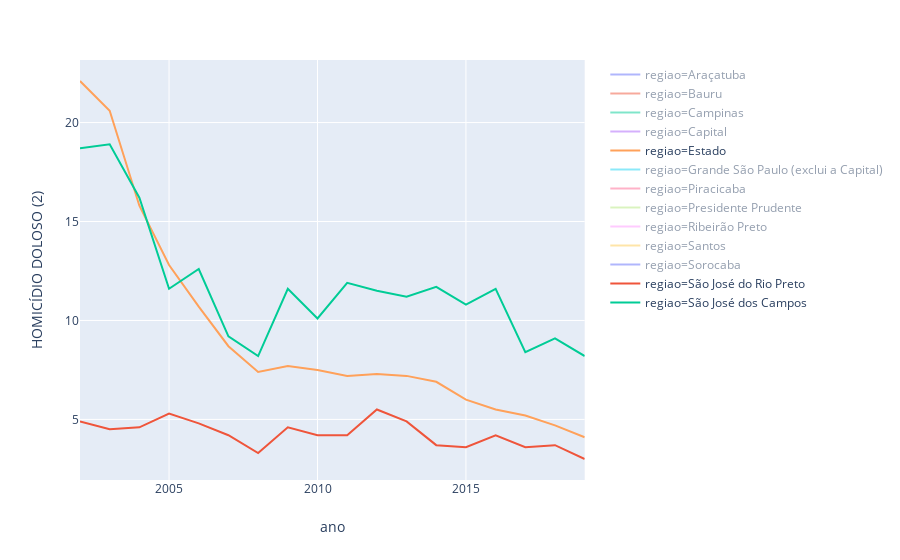

Source (notebook cell):
### Code cell
var = "HOMICÍDIO DOLOSO (2)"

fig = px.line(df_plot, x="ano", y=var, color=var_dissolve, )
fig.show()

### Figure 1 — Plotly figure (JSON) as saved in the notebook; plotly's stock layout.template omitted (floating-point values rounded to 4 significant figures)
{"data": [{"hoverlabel": {"namelength": 0}, "hovertemplate": "regiao=Araçatuba<br>ano=%{x}<br>HOMICÍDIO DOLOSO (2)=%{y}", "legendgroup": "regiao=Araçatuba", "line": {"color": "#636efa", "dash": "solid"}, "mode": "lines", "name": "regiao=Araçatuba", "showlegend": true, "type": "scatter", "visible": "legendonly", "x": [2002, 2003, 2004, 2005, 2006, 2007, 2008, 2009, 2010, 2011, 2012, 2013, 2014, 2015, 2016, 2017, 2018, 2019], "xaxis": "x", "y": [9.5, 9.7, 9.3, 13.7, 9.7, 6.4, 5.8, 5.1, 7.7, 6.8, 5.1, 5.2, 6.4, 5.5, 7.7, 5.9, 5.3, 4.4], "yaxis": "y"}, {"hoverlabel": {"namelength": 0}, "hovertemplate": "regiao=Bauru<br>ano=%{x}<br>HOMICÍDIO DOLOSO (2)=%{y}", "legendgroup": "regiao=Bauru", "line": {"color": "#EF553B", "dash": "solid"}, "mode": "lines", "name": "regiao=Bauru", "showlegend": true, "type": "scatter", "visible": "legendonly", "x": [2002, 2003, 2004, 2005, 2006, 2007, 2008, 2009, 2010, 2011, 2012, 2013, 2014, 2015, 2016, 2017, 2018, 2019], "xaxis": "x", "y": [6.1, 6.3, 6.2, 7.1, 4.1, 3.7, 4.5, 3.4, 6, 4.7, 5, 4, 5.6, 3.6, 5, 3.9, 3.5, 3.2], "yaxis": "y"}, {"hoverlabel": {"namelength": 0}, "hovertemplate": "regiao=Campinas<br>ano=%{x}<br>HOMICÍDIO DOLOSO (2)=%{y}", "legendgroup": "regiao=Campinas", "line": {"color": "#00cc96", "dash": "solid"}, "mode": "lines", "name": "regiao=Campinas", "showlegend": true, "type": "scatter", "visible": "legendonly", "x": [2002, 2003, 2004, 2005, 2006, 2007, 2008, 2009, 2010, 2011, 2012, 2013, 2014, 2015, 2016, 2017, 2018, 2019], "xaxis": "x", "y": [17.3, 18.2, 13.9, 10.6, 8.2, 8, 6.2, 7.5, 6.9, 5.3, 6.4, 5.9, 5.9, 4.9, 4.3, 4.4, 4.4, 4.6], "yaxis": "y"}, {"hoverlabel": {"namelength": 0}, "hovertemplate": "regiao=Capital<br>ano=%{x}<br>HOMICÍDIO DOLOSO (2)=%{y}", "legendgroup": "regiao=Capital", "line": {"color": "#ab63fa", "dash": "solid"}, "mode": "lines", "name": "regiao=Capital", "showlegend": true, "type": "scatter", "visible": "legendonly", "x": [2002, 2003, 2004, 2005, 2006, 2007, 2008, 2009, 2010, 2011, 2012, 2013, 2014, 2015, 2016, 2017, 2018, 2019], "xaxis": "x", "y": [29.5, 28, 21.6, 16.2, 13, 9.3, 7.7, 7.2, 7.3, 5.9, 6.8, 6.6, 6.1, 5.7, 4.7, 3.8, 3.7, 3.4], "yaxis": "y"}, {"hoverlabel": {"namelength": 0}, "hovertemplate": "regiao=Estado<br>ano=%{x}<br>HOMICÍDIO DOLOSO (2)=%{y}", "legendgroup": "regiao=Estado", "line": {"color": "#FFA15A", "dash": "solid"}, "mode": "lines", "name": "regiao=Estado", "showlegend": true, "type": "scatter", "visible": true, "x": [2002, 2003, 2004, 2005, 2006, 2007, 2008, 2009, 2010, 2011, 2012, 2013, 2014, 2015, 2016, 2017, 2018, 2019], "xaxis": "x", "y": [22.1, 20.6, 15.8, 12.8, 10.7, 8.7, 7.4, 7.7, 7.5, 7.2, 7.3, 7.2, 6.9, 6.0, 5.5, 5.2, 4.7, 4.1], "yaxis": "y"}, {"hoverlabel": {"namelength": 0}, "hovertemplate": "regiao=Grande São Paulo (exclui a Capital)<br>ano=%{x}<br>HOMICÍDIO DOLOSO (2)=%{y}", "legendgroup": "regiao=Grande São Paulo (exclui a Capital)", "line": {"color": "#19d3f3", "dash": "solid"}, "mode": "lines", "name": "regiao=Grande São Paulo (exclui a Capital)", "showlegend": true, "type": "scatter", "visible": "legendonly", "x": [2002, 2003, 2004, 2005, 2006, 2007, 2008, 2009, 2010, 2011, 2012, 2013, 2014, 2015, 2016, 2017, 2018, 2019], "xaxis": "x", "y": [31.3, 28.1, 18.9, 16.4, 14.2, 12.2, 11.3, 9.8, 8.9, 8.7, 8.7, 8.5, 8.6, 7.1, 5.7, 6.6, 4.9, 4.4], "yaxis": "y"}, {"hoverlabel": {"namelength": 0}, "hovertemplate": "regiao=Piracicaba<br>ano=%{x}<br>HOMICÍDIO DOLOSO (2)=%{y}", "legendgroup": "regiao=Piracicaba", "line": {"color": "#FF6692", "dash": "solid"}, "mode": "lines", "name": "regiao=Piracicaba", "showlegend": true, "type": "scatter", "visible": "legendonly", "x": [2002, 2003, 2004, 2005, 2006, 2007, 2008, 2009, 2010, 2011, 2012, 2013, 2014, 2015, 2016, 2017, 2018, 2019], "xaxis": "x", "y": [14.6, 12.6, 14.3, 9.9, 7.9, 6.5, 5.3, 5.8, 6.1, 8.2, 6.7, 8.7, 7.1, 5.9, 5.7, 5.3, 4.6, 3.6], "yaxis": "y"}, {"hoverlabel": {"namelength": 0}, "hovertemplate": "regiao=Presidente Prudente<br>ano=%{x}<br>HOMICÍDIO DOLOSO (2)=%{y}", "legendgroup": "regiao=Presidente Prudente", "line": {"color": "#B6E880", "dash": "solid"}, "mode": "lines", "name": "regiao=Presidente Prudente", "showlegend": true, "type": "scatter", "visible": "legendonly", "x": [2002, 2003, 2004, 2005, 2006, 2007, 2008, 2009, 2010, 2011, 2012, 2013, 2014, 2015, 2016, 2017, 2018, 2019], "xaxis": "x", "y": [5, 6.9, 6.8, 6.8, 4.9, 5.9, 4.5, 4.6, 6.4, 6.1, 5.8, 4.6, 4.3, 4.7, 3.6, 4.1, 4.1, 3], "yaxis": "y"}, {"hoverlabel": {"namelength": 0}, "hovertemplate": "regiao=Ribeirão Preto<br>ano=%{x}<br>HOMICÍDIO DOLOSO (2)=%{y}", "legendgroup": "regiao=Ribeirão Preto", "line": {"color": "#FF97FF", "dash": "solid"}, "mode": "lines", "name": "regiao=Ribeirão Preto", "showlegend": true, "type": "scatter", "visible": "legendonly", "x": [2002, 2003, 2004, 2005, 2006, 2007, 2008, 2009, 2010, 2011, 2012, 2013, 2014, 2015, 2016, 2017, 2018, 2019], "xaxis": "x", "y": [11.3, 9.7, 7.5, 7.9, 6.3, 5.5, 4.3, 6.1, 5.9, 4.9, 6.6, 6.1, 5.4, 5.7, 5.6, 5.3, 4.6, 4.2], "yaxis": "y"}, {"hoverlabel": {"namelength": 0}, "hovertemplate": "regiao=Santos<br>ano=%{x}<br>HOMICÍDIO DOLOSO (2)=%{y}", "legendgroup": "regiao=Santos", "line": {"color": "#FECB52", "dash": "solid"}, "mode": "lines", "name": "regiao=Santos", "showlegend": true, "type": "scatter", "visible": "legendonly", "x": [2002, 2003, 2004, 2005, 2006, 2007, 2008, 2009, 2010, 2011, 2012, 2013, 2014, 2015, 2016, 2017, 2018, 2019], "xaxis": "x", "y": [39.7, 29.8, 18.5, 13.7, 13.3, 9.8, 9.8, 13.9, 11.9, 13.0, 11.0, 9.9, 9.4, 8.5, 7, 7, 6.9, 5.4], "yaxis": "y"}, {"hoverlabel": {"namelength": 0}, "hovertemplate": "regiao=Sorocaba<br>ano=%{x}<br>HOMICÍDIO DOLOSO (2)=%{y}", "legendgroup": "regiao=Sorocaba", "line": {"color": "#636efa", "dash": "solid"}, "mode": "lines", "name": "regiao=Sorocaba", "showlegend": true, "type": "scatter", "visible": "legendonly", "x": [2002, 2003, 2004, 2005, 2006, 2007, 2008, 2009, 2010, 2011, 2012, 2013, 2014, 2015, 2016, 2017, 2018, 2019], "xaxis": "x", "y": [10.1, 12, 10.3, 10.1, 9.2, 6.9, 6.3, 7, 5.7, 6.3, 6.4, 5.7, 5.6, 5.0, 4.4, 4.9, 3.5, 3.3], "yaxis": "y"}, {"hoverlabel": {"namelength": 0}, "hovertemplate": "regiao=São José do Rio Preto<br>ano=%{x}<br>HOMICÍDIO DOLOSO (2)=%{y}", "legendgroup": "regiao=São José do Rio Preto", "line": {"color": "#EF553B", "dash": "solid"}, "mode": "lines", "name": "regiao=São José do Rio Preto", "showlegend": true, "type": "scatter", "visible": true, "x": [2002, 2003, 2004, 2005, 2006, 2007, 2008, 2009, 2010, 2011, 2012, 2013, 2014, 2015, 2016, 2017, 2018, 2019], "xaxis": "x", "y": [4.9, 4.5, 4.6, 5.3, 4.8, 4.2, 3.3, 4.6, 4.2, 4.2, 5.5, 4.9, 3.7, 3.6, 4.2, 3.6, 3.7, 3], "yaxis": "y"}, {"hoverlabel": {"namelength": 0}, "hovertemplate": "regiao=São José dos Campos<br>ano=%{x}<br>HOMICÍDIO DOLOSO (2)=%{y}", "legendgroup": "regiao=São José dos Campos", "line": {"color": "#00cc96", "dash": "solid"}, "mode": "lines", "name": "regiao=São José dos Campos", "showlegend": true, "type": "scatter", "visible": true, "x": [2002, 2003, 2004, 2005, 2006, 2007, 2008, 2009, 2010, 2011, 2012, 2013, 2014, 2015, 2016, 2017, 2018, 2019], "xaxis": "x", "y": [18.7, 18.9, 16.2, 11.6, 12.6, 9.2, 8.2, 11.6, 10.1, 11.9, 11.5, 11.2, 11.7, 10.8, 11.6, 8.4, 9.1, 8.2], "yaxis": "y"}], "layout": {"autosize": true, "legend": {"tracegroupgap": 0}, "margin": {"t": 60}, "xaxis": {"anchor": "y", "autorange": true, "domain": [0, 0.98], "range": [2002, 2019], "title": {"text": "ano"}, "type": "linear"}, "yaxis": {"anchor": "x", "autorange": true, "domain": [0, 1], "range": [1.939, 23.16], "title": {"text": "HOMICÍDIO DOLOSO (2)"}, "type": "linear"}}}
